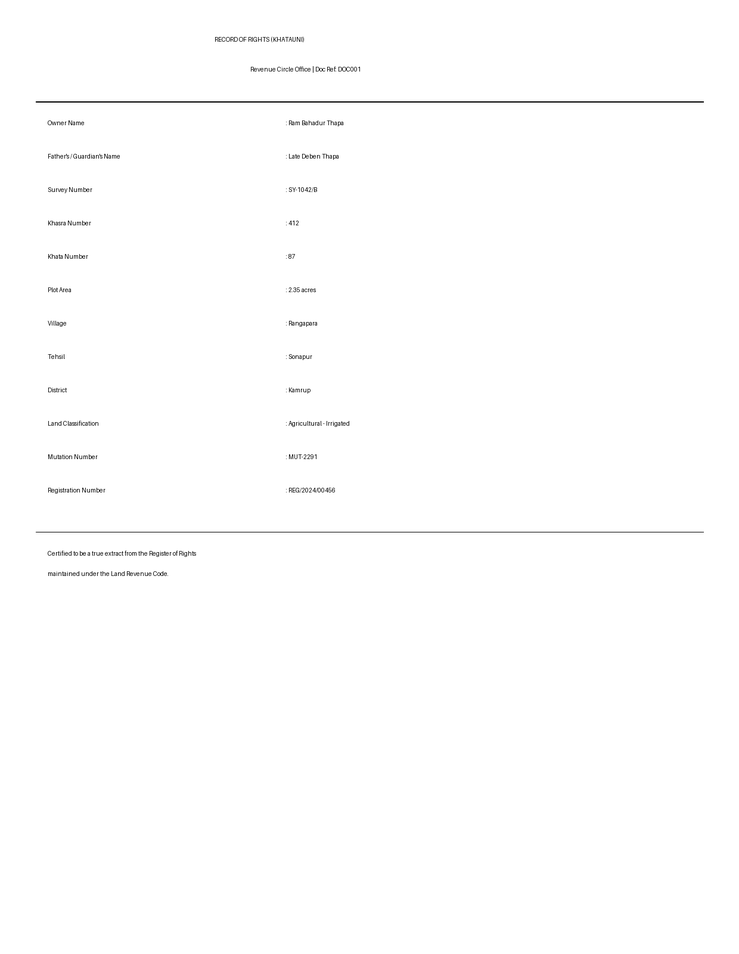
#> input picture data/sample_documents/DOC001.png, 739 x 954 px, shrunk from 1240 x 1600 before the run
$ python -i preprocessing.py   (imports and definitions only)
#> lines starting #> are read from the running program, lines starting #| are printed output that depends on the picture; after the words box and inside, x2 and y2 are one past the last pixel; in counts of white or black regions, pixels touching at a corner belong together
"""
preprocessing.py
-----------------
Classical (non-deep-learning) preprocessing stage of the Crystal pipeline.

This is deliberately built on OpenCV rather than a learned restoration model
so it runs anywhere with no GPU and no model download -- in production this
stage would sit in front of whichever OCR/VLM engine is selected (see
ocr_engine.py) and its output quality directly drives downstream accuracy.

Steps implemented:
 1. Grayscale normalisation
 2. Deskew (rotation correction) using the minAreaRect of thresholded ink
 3. Denoising (fastNlMeansDenoising)
 4. Adaptive binarisation (Otsu + adaptive threshold fallback)
 5. Contrast normalisation (CLAHE) for uneven illumination
"""
# [74 lines of commented-out code are left out]

import cv2
import numpy as np


def to_grayscale(img):
    if len(img.shape) == 3:
        return cv2.cvtColor(img, cv2.COLOR_BGR2GRAY)
    return img


def deskew(gray):
    """
    Conservative deskew.
    Old documents can have torn edges, so don't aggressively rotate them.
    """
    try:
        blur = cv2.GaussianBlur(gray, (5, 5), 0)

        _, thresh = cv2.threshold(
            blur,
            0,
            255,
            cv2.THRESH_BINARY_INV + cv2.THRESH_OTSU
        )

        coords = np.column_stack(np.where(thresh > 0))

        if len(coords) < 100:
            return gray, 0.0

        angle = cv2.minAreaRect(coords)[-1]

        if angle < -45:
            angle = -(90 + angle)
        else:
            angle = -angle

        if abs(angle) > 10:
            return gray, 0.0

        h, w = gray.shape[:2]
        center = (w // 2, h // 2)

        matrix = cv2.getRotationMatrix2D(
            center,
            angle,
            1.0
        )

        rotated = cv2.warpAffine(
            gray,
            matrix,
            (w, h),
            flags=cv2.INTER_CUBIC,
            borderMode=cv2.BORDER_REPLICATE
        )

        return rotated, float(angle)

    except Exception:
        return gray, 0.0


def normalize_contrast(gray):
    clahe = cv2.createCLAHE(
        clipLimit=2.0,
        tileGridSize=(8, 8)
    )

    return clahe.apply(gray)


def denoise(gray):
    return cv2.fastNlMeansDenoising(
        gray,
        None,
        h=7,
        templateWindowSize=7,
        searchWindowSize=21
    )


def make_adaptive(gray):
    return cv2.adaptiveThreshold(
        gray,
        255,
        cv2.ADAPTIVE_THRESH_GAUSSIAN_C,
        cv2.THRESH_BINARY,
        31,
        11
    )


def make_otsu(gray):
    return cv2.threshold(
        gray,
        0,
        255,
        cv2.THRESH_BINARY + cv2.THRESH_OTSU
    )[1]


def preprocess(image_path, save_debug_path=None):
#> called with image_path = '../data/sample_documents/DOC001.png'
    raw = cv2.imread(
        image_path,
        cv2.IMREAD_COLOR
    )
#> raw is the input picture: shape (954, 739, 3); min 8, max 255, mean 253.8

    if raw is None:
        raise FileNotFoundError(image_path)

    gray = to_grayscale(raw)

    deskewed, angle = deskew(gray)
#> in deskew, `_, thresh = cv2.threshold( blur, 0, 255, cv2.THRESH_BINARY_INV + cv2.T..`:
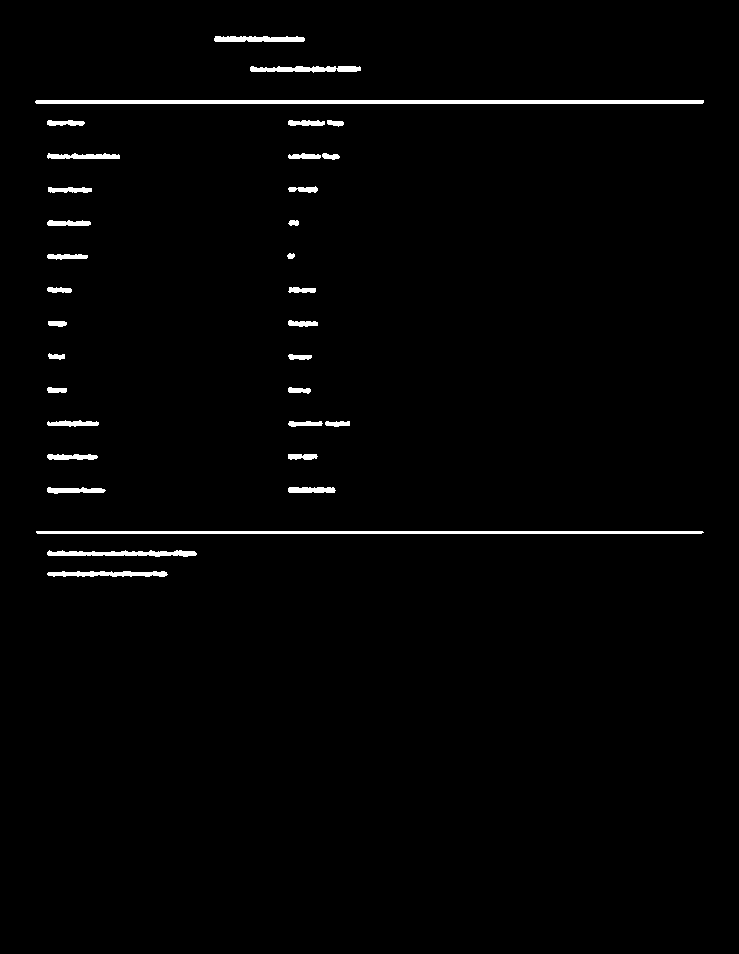
#> thresh: shape (954, 739); 1.6% white; 33 white regions, largest, box (x1, y1, x2, y2) and area: (35, 100, 704, 104) 2673, (36, 531, 704, 534) 2000, (47, 550, 197, 557) 687
#> in deskew, `coords = np.column_stack(np.where(thresh > 0))`: coords = 11145 pairs, first value 36 to 576, second value 35 to 703
#> in deskew, `angle = cv2.minAreaRect(coords)[-1]`: angle = -89.87
#> in deskew, `angle = -(90 + angle)`: angle = -0.133
#> in deskew, `matrix = cv2.getRotationMatrix2D( center, angle, 1.0 )`: matrix = [[1, -0.00233, 1.11], [0.00233, 1, -0.857]]
#> angle = -0.133

    denoised = denoise(deskewed)

    enhanced = normalize_contrast(denoised)

    otsu = make_otsu(enhanced)
#> in make_otsu, `return cv2.threshold( gray, 0, 255, cv2.THRESH_BINARY + cv2.THRESH_OTS..`:
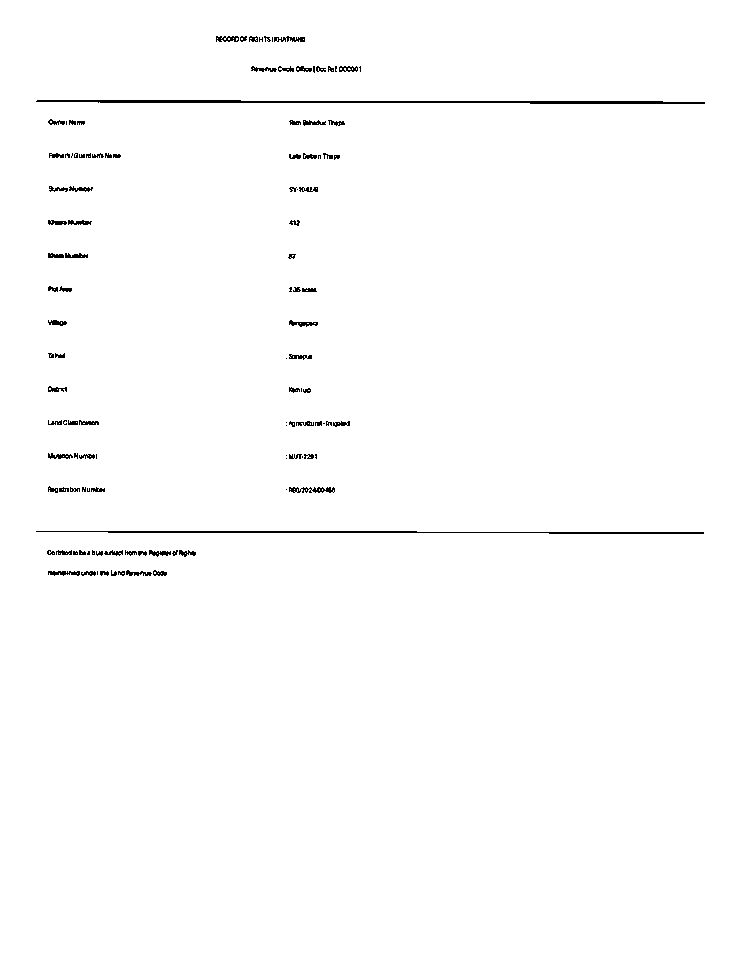
#> returned value: shape (954, 739); 99% white; black in thin lines or dots, all inside (x1, y1, x2, y2) = (36, 36, 705, 576)

    adaptive = make_adaptive(enhanced)
#> in make_adaptive, `return cv2.adaptiveThreshold( gray, 255, cv2.ADAPTIVE_THRESH_GAUSSIAN_..`:
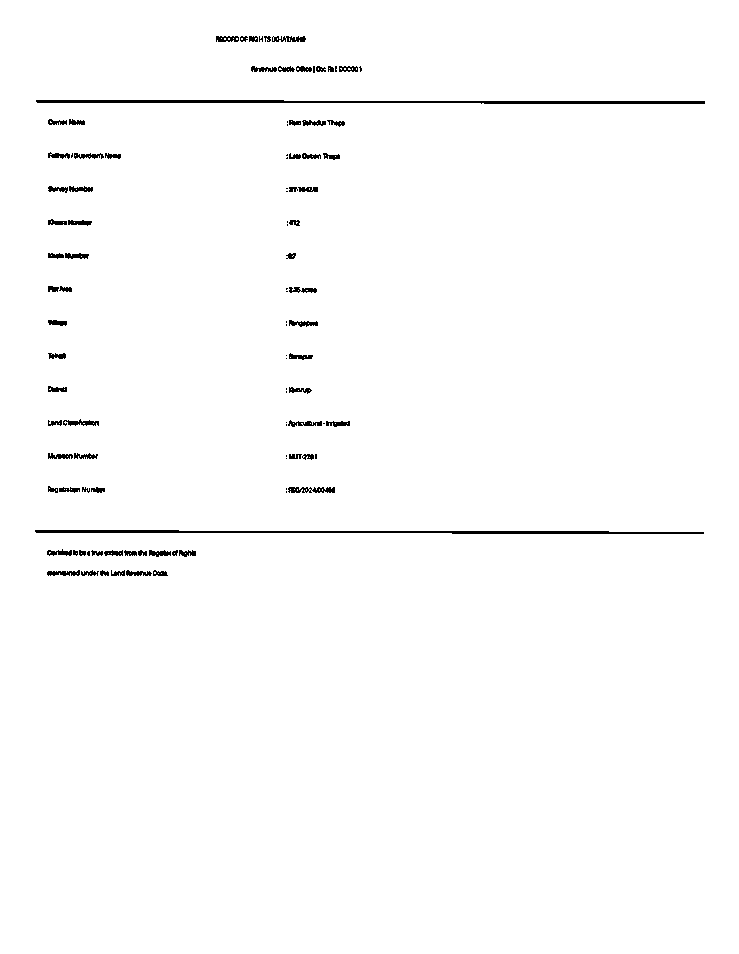
#> returned value: shape (954, 739); 98.8% white; 102 black regions (30 under 20 px), largest, box (x1, y1, x2, y2) and area: (36, 100, 705, 104) 1807, (35, 530, 704, 534) 1638, (288, 487, 335, 493) 201

    # IMPORTANT:
    # Keep several versions instead of forcing OCR to use only one.
    variants = {
        "gray": deskewed,
        "enhanced": enhanced,
        "otsu": otsu,
        "adaptive": adaptive,
    }

    if save_debug_path:
        cv2.imwrite(save_debug_path, enhanced)

    return {
        "raw": raw,
        "final": enhanced,
        "variants": variants,
        "deskew_angle_deg": round(angle, 2),
        "shape": enhanced.shape,
    }

>>> result = preprocess('../data/sample_documents/DOC001.png')
#> result = 5 items

$ run again, on data/sample_documents/DOC003.png
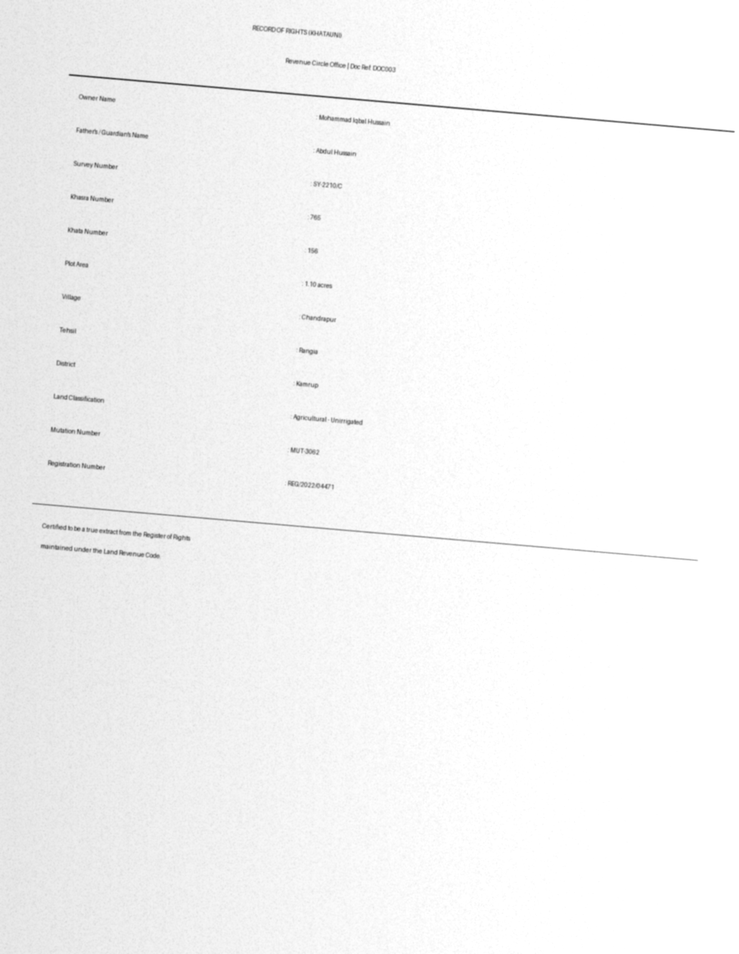
#> input picture data/sample_documents/DOC003.png, 739 x 954 px, shrunk from 1240 x 1600 before the run
#> in preprocess, raw is the input picture: shape (954, 739, 3); min 74, max 255, mean 245.2
#> in deskew, `_, thresh = cv2.threshold( blur, 0, 255, cv2.THRESH_BINARY_INV + cv2.T..`:
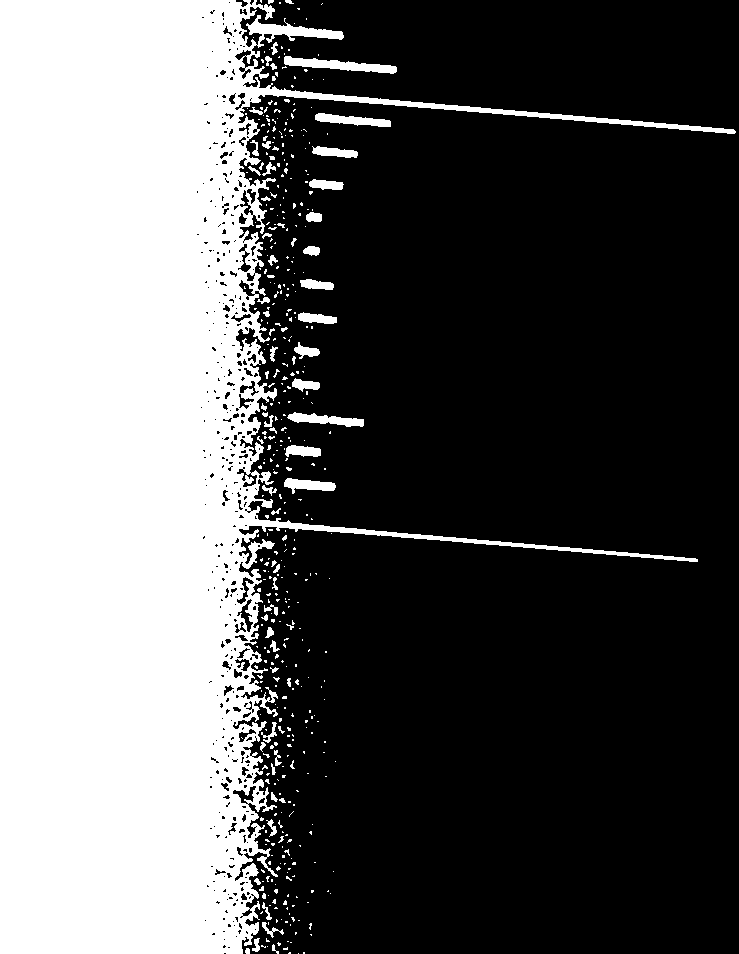
#> thresh: shape (954, 739); 36.1% white; 462 white regions (392 under 20 px), largest, box (x1, y1, x2, y2) and area: (0, 0, 736, 954) 244934, (284, 56, 397, 74) 927, (287, 412, 364, 427) 600
#> coords = 254178 pairs, first value 0 to 953, second value 0 to 735
#> in deskew, `angle = cv2.minAreaRect(coords)[-1]`: angle = -90
#> in deskew, `angle = -(90 + angle)`: angle = 0
#> matrix = [[1, 0, 0], [0, 1, 0]]
#> in preprocess, `deskewed, angle = deskew(gray)`: angle = 0
#> in make_adaptive, `return cv2.adaptiveThreshold( gray, 255, cv2.ADAPTIVE_THRESH_GAUSSIAN_..`:
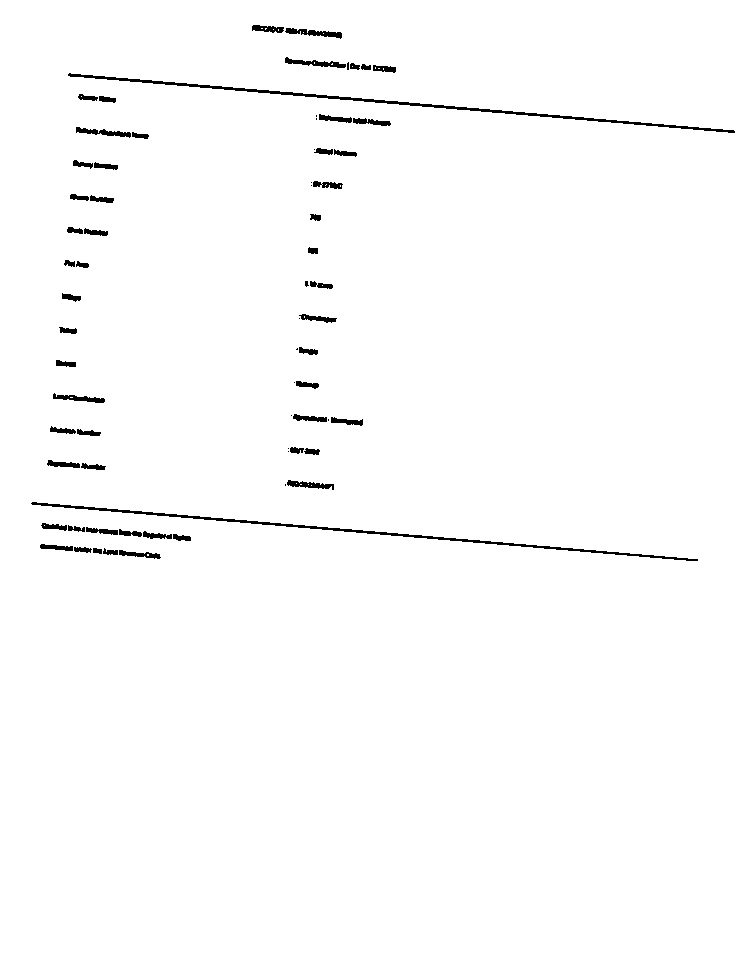
#> returned value: shape (954, 739); 98.6% white; 70 black regions (15 under 20 px), largest, box (x1, y1, x2, y2) and area: (68, 73, 735, 133) 1851, (31, 502, 698, 561) 1687, (285, 28, 342, 39) 280
#> result = 5 items
